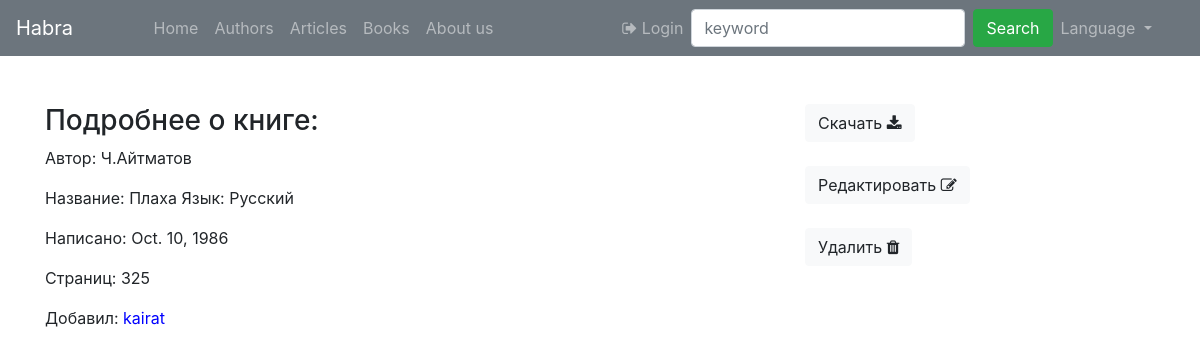
The app's page /library/1/ with its own data.
### library/models.py (models this page shows, shortened)
class Book(models.Model):
    author = models.CharField(max_length=100, default = 'uknown', verbose_name="Автор")
    title = models.CharField(max_length=250, verbose_name="Название")
    written_date = models.DateField()
    pages_num = models.IntegerField()
    content = models.TextField()
    language = models.CharField(max_length=100, default = 'Русский')
    added_by = models.ForeignKey( to=User,
        on_delete=models.SET_NULL,
        null=True, blank=True,
        verbose_name="Добавил")
    class Meta:
        verbose_name = "Книга"
        verbose_name_plural = "Книги"

### library/views.py (the view)
# urls.py: path("<int:id>/", views.book_detail, name = "book_detail"),
def book_detail(request, id):
    books = Book.objects.filter(id=id) #когда было pk=id не работало
    context = {
        "books" : books,
    }
    return render(request, "library/book_detail.html", context)

### library/templates/library/book_detail.html (shortened to what this page needs)
{% extends "index.html" %}
{% block content %}
        <div>
            <br>
            <h3>Подробнее о книге:</h3>
            {% for b in books %}
            <div>
                    <p>Автор: {{ b.author  }}</p>
                    <p>Название: {{ b.title }}    Язык: {{ b.language }}</p>
                    <p>Написано: {{ b.written_date }}</p>
                    <p>Страниц: {{ b.pages_num }}</p>
                    <p>Добавил: <span style="color:blue;"> {{ b.added_by }}</span></p>
            </div>
        {% endfor %}
        </div>
{% endblock %}
{% block content_sidebar %}
<br>
<a href="#" class="btn btn-light" role="button" aria-disabled="true">Скачать <i class="fa fa-download" aria-hidden="true"></i></a>
    <br><br>
<a href="{% url 'add_book' %}" class="btn btn-light" role="button" aria-disabled="true">Редактировать <i class="fa fa-edit" aria-hidden="true"></i></a>
    <br><br>
<a href="{% url 'add_book' %}" class="btn btn-light" role="button" aria-disabled="true">Удалить <i class="fa fa-trash" aria-hidden="true"></i></a>
    <br><br>
{% endblock %}

### records on screen
Book: author "Ч.Айтматов", title "Плаха", language "Русский", written_date "Oct. 10, 1986", pages_num "325", added_by "kairat"
